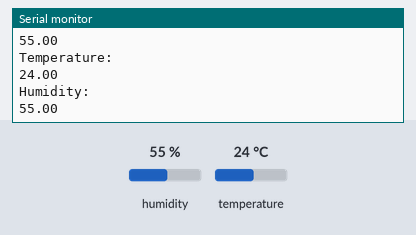
Bench run of a sketch on a simulated Arduino Uno, built with avr-gcc and run on an emulated ATmega328P. Shown: the last lines printed to the serial monitor. The test bench sets the inputs (shaded band); at power-on: humidity 55 %, temperature 24 °C.

Above: at 3.3 s.
3.4 s: humidity set to 22 %
At 6.0 s:
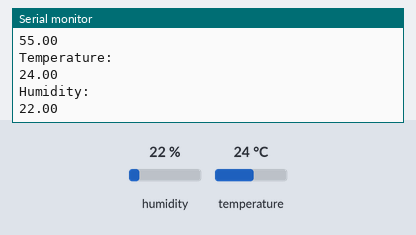
6.7 s: temperature set to 12 °C
At 8.8 s:
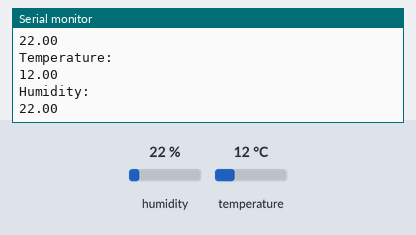
10.0 s: humidity set to 40 %
At 11.6 s:
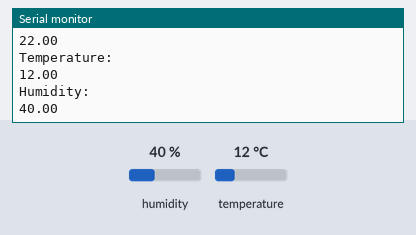
Timing chart, 0 to 13.1 s (numbered marks = the images above; inputs shaded):
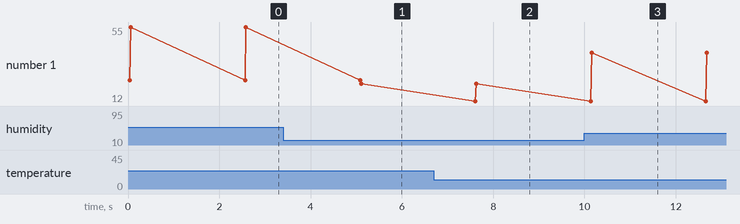

The sketch:

dht11.ino
```cpp
#include <dht.h>
#define outPin 8
dht DHT;

void setup(){
Serial.begin(9600);
}

void loop(){
int read_data=DHT.read11(outPin);
float temp=DHT.temperature;
float humi=DHT.humidity;
Serial.println("Temperature: ");
Serial.println(temp);
Serial.println("Humidity: ");
Serial.println(humi);
delay(2500);
}
```

Measured:
- after the input at 3.4 s, the serial monitor: prints a new line after 1.7 s (image 1)
- after the input at 6.7 s, the serial monitor: prints a new line after 0.91 s (image 2)
- after the input at 10.0 s, the serial monitor: prints a new line after 0.16 s (image 3)
- plotted number 1: 55 → 22 after the input at 3.4 s, 22 → 40 after the input at 10.0 s
